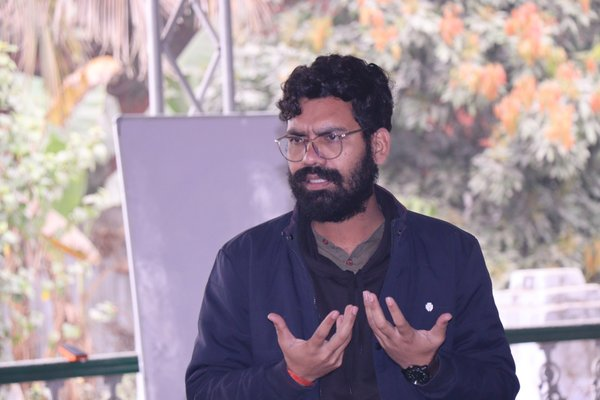
#> input picture assets/team/abhishek_kumar_tiwari.jpg, 600 x 400 px, given in place of 1000004849 (1).jpg, which was not available
$ python crop_asif.py
#> lines starting #> are read from the running program, lines starting #| are printed output that depends on the picture
import os
from PIL import Image, ImageOps

source_path = r"C:\Users\Saurav\Downloads\1000004849 (1).jpg"
dest_path = r"C:\Users\Saurav\Desktop\Kshamatalaya\assets\team\mohd_asif_ameen.jpg"

try:
    img = Image.open(source_path)
#> img is the input picture: PIL image 600x400 RGB; mean R, G, B 158.9, 144.3, 155.4
    img = ImageOps.exif_transpose(img)
    img = img.convert('RGB')

    # Do a strict 1:1 crop focusing on the upper body/face
    # ImageOps.fit crops from the center by default, but we can set centering=(0.5, 0.2)
    # which centers horizontally and biases towards the top (face/chest area) vertically.

    img = ImageOps.fit(img, (600, 600), method=Image.Resampling.LANCZOS, centering=(0.5, 0.15))
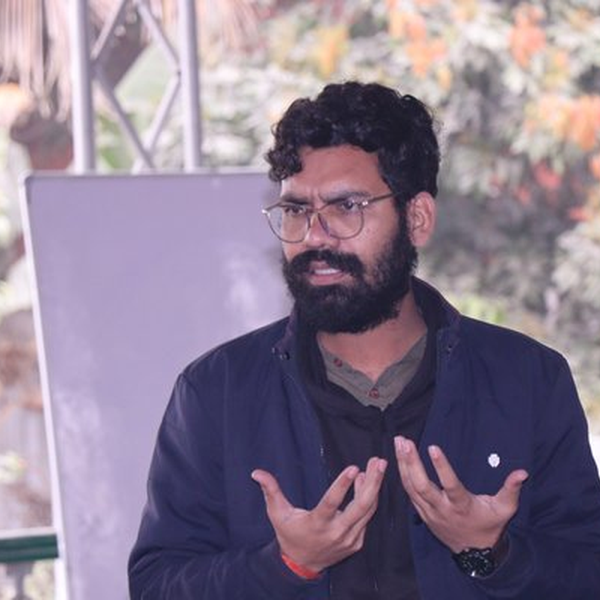
#> img: PIL image 600x600 RGB; mean R, G, B 138.8, 124.4, 143.2

    img.save(dest_path, 'JPEG', quality=90)
    print("Successfully cropped and updated Asif's photo as a perfect square!")
except Exception as e:
    print(f"Error: {e}")

$ run again, on assets/team/aman_gautam.jpg
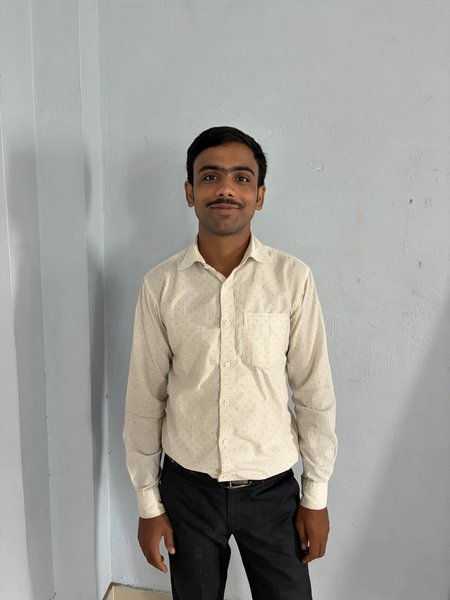
#> input picture assets/team/aman_gautam.jpg, 450 x 600 px, given in place of 1000004849 (1).jpg, which was not available
#> img is the input picture: PIL image 450x600 RGB; mean R, G, B 161.4, 159.9, 154.6
#> `img = ImageOps.fit(img, (600, 600), method=Image.Resampling.LANCZOS, c..`:
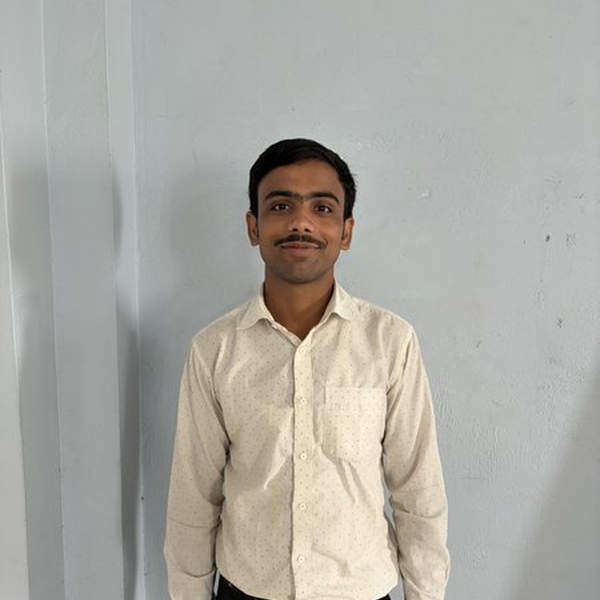
#> img: PIL image 600x600 RGB; mean R, G, B 172.1, 170.5, 164.1

$ run again, on assets/team/aman_kumar.jpg
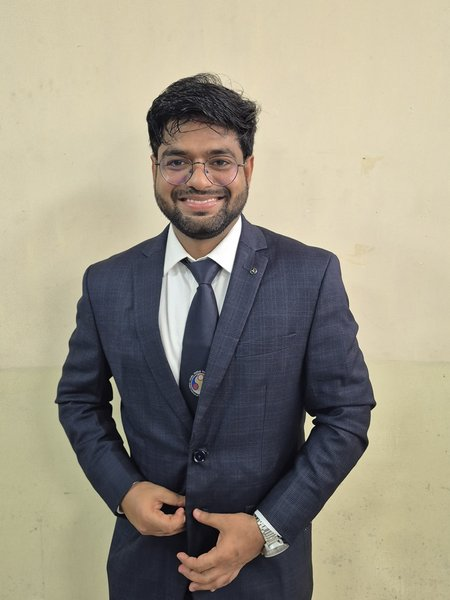
#> input picture assets/team/aman_kumar.jpg, 450 x 600 px, given in place of 1000004849 (1).jpg, which was not available
#> img is the input picture: PIL image 450x600 RGB; mean R, G, B 154.6, 148.3, 132.4
#> `img = ImageOps.fit(img, (600, 600), method=Image.Resampling.LANCZOS, c..`:
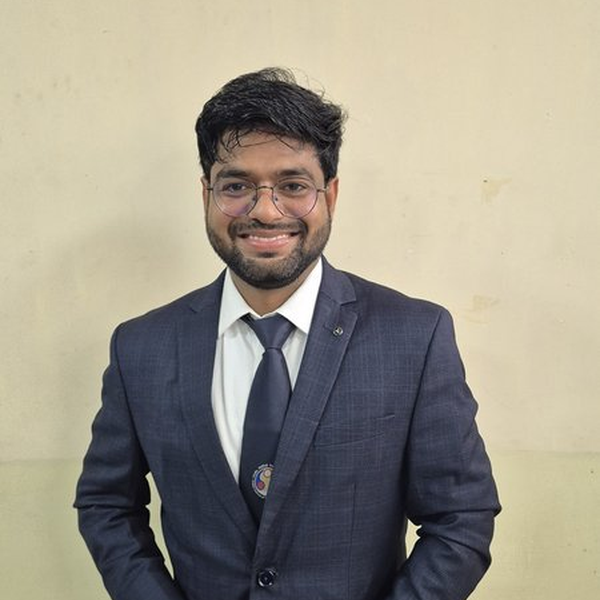
#> img: PIL image 600x600 RGB; mean R, G, B 158, 152.2, 137.8
